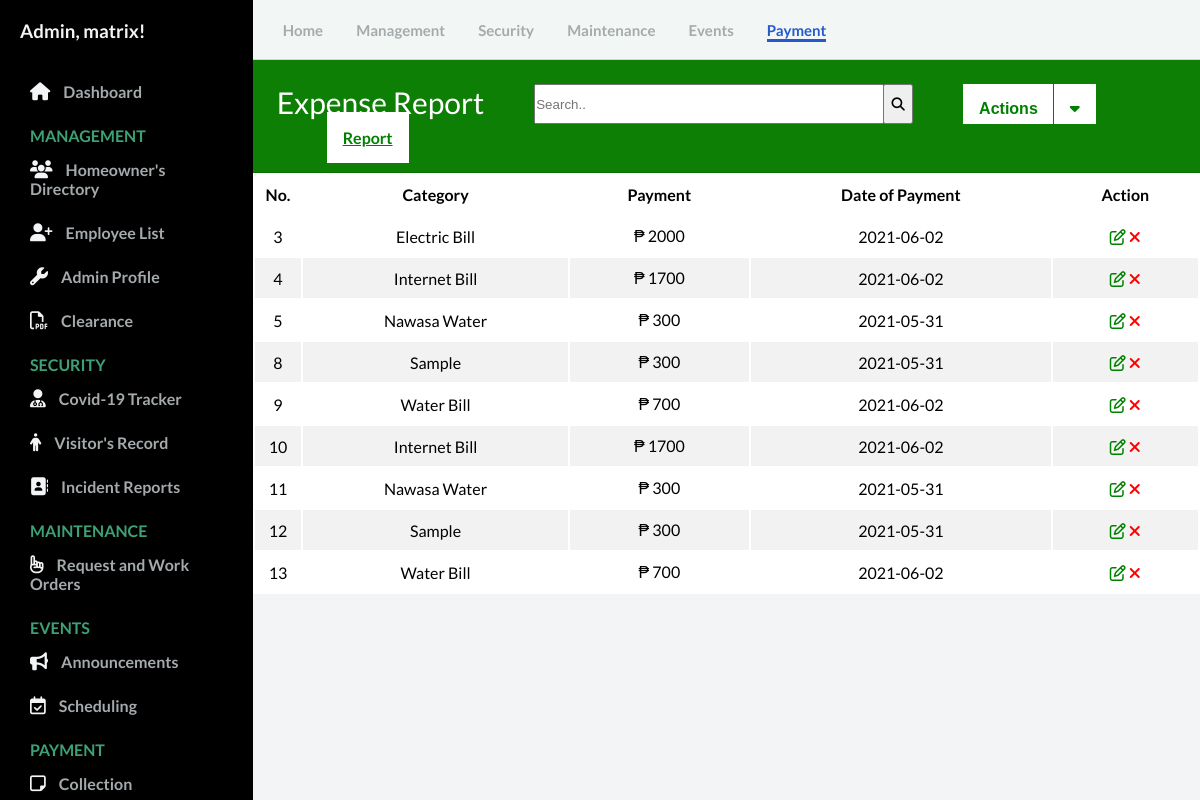
Page /admin/expense.php (signed in) on the committed database.
### tables this page shows
CREATE TABLE `expense` (
  `id` int(11) NOT NULL,
  `category` varchar(50) NOT NULL,
  `payment` int(20) NOT NULL,
  `dpay` varchar(50) NOT NULL
);

### admin/controllers/function.php (called while the page is built, shortened)
<?php
function check_login($conn) {
	if(isset($_SESSION['user_id'])) {
		$id = $_SESSION['user_id'];
		$query = "SELECT * FROM admin WHERE user_id = '$id' limit 1";
		$result = mysqli_query($conn, $query);
		if($result && mysqli_num_rows($result) > 0) {
			$user_data = mysqli_fetch_assoc($result);
			return $user_data;
		}
	}
	die;
}

### admin/expense.php (the view, shortened to what this page needs)
<?php
  include("config/connection.php");
  include("controllers/function.php");
  $user_data = check_login($conn);
?>
<!DOCTYPE html>
<html lang="en">
  <head>
    <link rel="stylesheet" href="css/style.css" />
    <link rel="stylesheet" href="https://stackpath.bootstrapcdn.com/font-awesome/4.7.0/css/font-awesome.min.css">
    <link rel="stylesheet" type="text/css" href="fontawesome-free-5.9.0-web/css/all.css">
  </head>
  <body id="body">
    <div class="container">
      <nav class="navbar">
        <div class="navbar__left">
          <a href="Dashboard.php">Home</a>
          <a href="User.php">Management</a>
          <a href="covid19_tracker.php">Security</a>
          <a href="work_order.php">Maintenance</a>
          <a href="announcement.php">Events</a>
          <a class="active_link" href="invoice.php">Payment</a>
        </div>
      </nav>
<?php require_once 'expense_crud.php'; ?>
<?php
  $mysqli = new mysqli('remotemysql.com', 'J5BJ2ZlQGm', 'FYAvWP4mmz', 'J5BJ2ZlQGm') or die(mysqli_error($mysqli));
  $result = $mysqli->query("SELECT * FROM expense") or die($mysqli->error);
?>
      <main>
       <div>
          <div class="card-header">
            <p style="float: left; font-size: 30px;">Expense Report</p>
            <form  action="#" style=" float: left;">
              <input type="search" placeholder="Search.." name="search2" id="myInput" class="search_field">
             <button type="submit" class="btn_search"><i class="fa fa-search"></i></button>
            </form>
            <button class="btn_action"><b>Actions</b></button>
            <div class="dropdown">
              <button class="btn_down"><i class="fa fa-caret-down"></i></button>
            </div>
            <a href="expense_total.php" class="btn_action"><b>Report</b></a>
          </div>
        <table class="t_expense" id="user">
            <thead>
              <tr style="cel">
                <th style="width: 5%;">No.</th>
                <th>Category</th>
                <th>Payment</th>
                <th>Date of Payment</th>
                <th colspan="2">Action</th>
              </tr>
            </thead>
        <tbody id="myTable">
        <?php
          while ($row = $result->fetch_assoc()): ?>
              <tr>
                  <td><?php echo $row['id']; ?></td>
                  <td><?php echo $row['category']; ?></td>
                  <td>&#8369 <?php echo $row['payment']; ?></td>
                  <td><?php echo $row['dpay']; ?></td>
                <td>
                    <a  href="expense_edit.php?edit=<?php echo $row['id']; ?>"><i class="fa fa-edit text-edit" title="Update"></i></a>
                    <a href="expense_crud.php?delete=<?php echo $row['id']; ?>" onclick="return confirm('Are you sure you want to Delete this info?');"><i class="fa fa-remove text-remove" title="Delete"></i></a>
                </td>
              </tr>
          <?php endwhile; ?>
          </table>
        </div>
      </main>
      <div id="sidebar">
        <div class="sidebar__title">
            <h3>Admin, <?php echo $user_data['firstname']; ?>!</h3>
        </div>
        <div class="sidebar__menu">
          <div class="sidebar__link ">
            <i class="fa fa-home"></i>
            <a href="Dashboard.php">Dashboard</a>
          </div>
          <h2>MANAGEMENT</h2>
          <div class="sidebar__link">
            <i class="fa fa-users" aria-hidden="true"></i>
            <a href="User.php">Homeowner's Directory</a>
          </div>
          <div class="sidebar__link">
            <i class="fa fa-user-plus" aria-hidden="true"></i>
            <a href="employees_record.php">Employee List</a>
          </div>
          <div class="sidebar__link">
            <i class="fa fa-wrench"></i>
            <a href="Admin_profile.php">Admin Profile</a>
          </div>
          <div class="sidebar__link">
            <i class="fa fa-file-pdf-o"></i>
            <a href="residency.php">Clearance</a>
          </div>
          <h2>SECURITY</h2>
          <div class="sidebar__link">
            <i class="fa fa-user-md"></i>
            <a href="covid19_tracker.php">Covid-19 Tracker</a>
          </div>
          <div class="sidebar__link">
            <i class="fa fa-male"></i>
            <a href="visitors_record.php">Visitor's Record</a>
          </div>
          <div class="sidebar__link">
            <i class="fa fa-address-book"></i>
            <a href="incident_record.php">Incident Reports</a>
          </div>
          <h2>MAINTENANCE</h2>
          <div class="sidebar__link ">
            <i class="fa fa-hand-o-up"></i>
            <a href="work_order.php">Request and Work Orders</a>
          </div>
          <h2>EVENTS</h2>
          <div class="sidebar__link ">
            <i class="fa fa-bullhorn"></i>
            <a href="Announcement.php">Announcements</a>
          </div>
          <div class="sidebar__link">
            <i class="fa fa-calendar-check-o"></i>
            <a href="Scheduling.php">Scheduling</a>
          </div>
          <h2>PAYMENT</h2>
          <div class="sidebar__link">
            <i class="fa fa-sticky-note-o"></i>
            <a href="invoice.php">Collection</a>
          </div>
      </div>
    </div>
  </body>
</html>

### admin/css/style.css (style rules this page uses)
* { margin: 0; padding: 0; }
body { font-family: 'Lato', sans-serif; box-sizing: border-box; }
.container { display: grid; height: 100vh; grid-template-columns: 0.8fr 1fr 1fr 1fr; grid-template-rows: 0.2fr 3fr; grid-template-areas: "sidebar nav nav nav" "sidebar main main main" }
.navbar { background: #f2f7f5; grid-area: nav; height: 60px; display: flex; align-items: center; justify-content: space-between; padding: 0 30px 0 30px; border-bottom: 1px solid lightgray; }
.navbar__left > a { margin-right: 30px; text-decoration: none; color: #a5aaad; font-size: 15px; font-weight: 700; }
.navbar__left .active_link { color: #265acc; border-bottom: 3px solid #265acc; padding-bottom: 12 px; }
main { background: #f3f4f6; grid-area: main; overflow-y: auto; }
#sidebar { background: #000000; grid-area: sidebar; overflow-y: auto; padding: 20px; -webkit-transition: all 0.5s; transition: all 0.5s; }
.sidebar__title { display:flex; justify-content: space-between; align-items: center; color: #f3f4f6; margin-bottom: 30px; }
.sidebar__menu > h2 { color: #3ea175; font-size: 16px; margin-top: 15px; margin-bottom: 5px; padding: 0 10px; font-weight: 700; }
.sidebar__link { color: #f3f4f6; padding: 10px; border-radius: 3px; margin-bottom: 5px; }
.sidebar__link > a { text-decoration: none; color: #a5aaad; font-weight: 700; }
.sidebar__link >i { margin-right: 10px; font-size: 18px; }
#user td, #user th { padding: 10px; text-align: center; }
#user tr:nth-child(even) { background-color: #f2f2f2; }
.card-header { padding: 1.50rem; margin-bottom: 0; background-color: #0D7F05; border-bottom: 1px solid rgba(0, 0, 0, 0.125); color: #ffffff; font-size: 20px; }
.text-edit { color: green; }
.text-remove { color: red; }
.t_expense { width: 100%; background-color: white; }
* { box-sizing: border-box; }
.search_field { width: 350px; height: 40px; margin-left: 50px; }
.btn_search { margin-left: -5px; height: 40px; width: 30px; }
.btn_action, .btn_one { background-color: white; color: green; padding: 16px; font-size: 16px; border: none; outline: none; height: 40px; margin-left: 50px; }
.btn_down { background-color: white; color: green; padding: 16px; font-size: 16px; border: none; outline: none; height: 40px; margin-left: -5px; border-left:1px solid green; }
.dropdown { position: relative; display: inline-block; }
.dropdown-content a, { color: black; padding: 12px 16px; text-decoration: none; display: block; }

### rows in the picture
expense: id "3", category "Electric Bill", payment "2000", dpay "2021-06-02"
expense: id "4", category "Internet Bill", payment "1700", dpay "2021-06-02"
expense: id "5", category "Nawasa Water", payment "300", dpay "2021-05-31"
expense: id "8", category "Sample", payment "300", dpay "2021-05-31"
expense: id "9", category "Water Bill", payment "700", dpay "2021-06-02"
expense: id "10", category "Internet Bill", payment "1700", dpay "2021-06-02"
expense: id "11", category "Nawasa Water", payment "300", dpay "2021-05-31"
expense: id "12", category "Sample", payment "300", dpay "2021-05-31"
expense: id "13", category "Water Bill", payment "700", dpay "2021-06-02"

### other values in the picture
$user_data['firstname'] "matrix"
